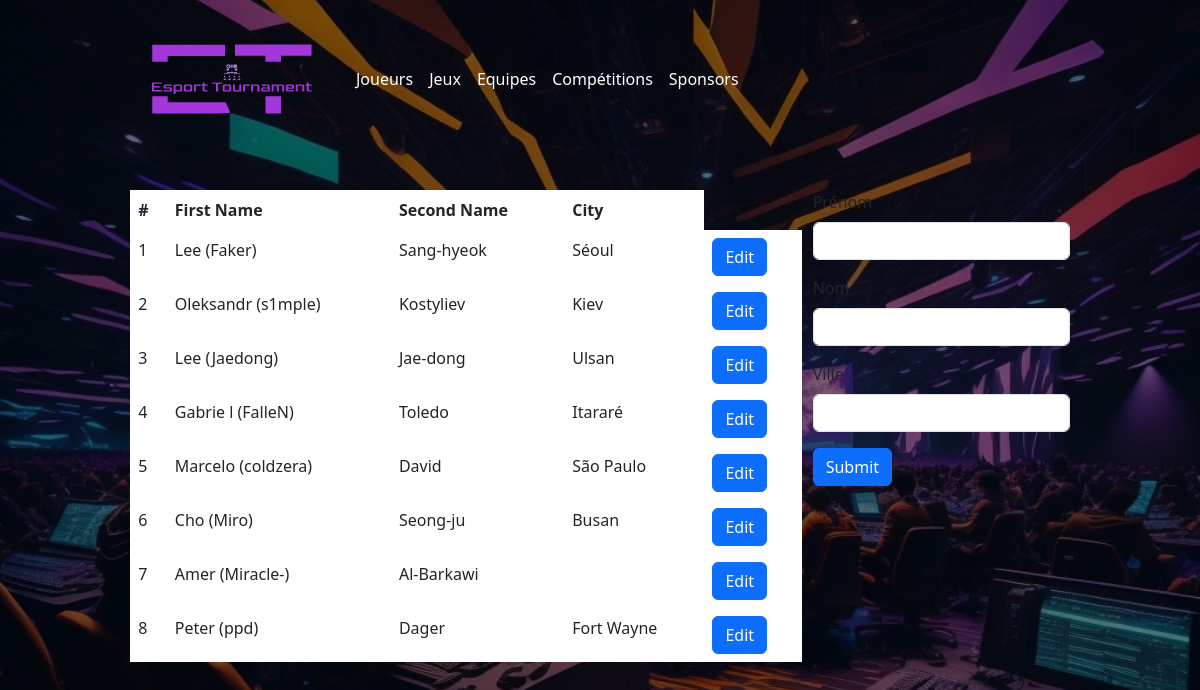
Page /player.php on the committed database.
### tables this page shows
CREATE TABLE IF NOT EXISTS player  ( 
    id INT(10) NOT NULL AUTO_INCREMENT,
    first_name VARCHAR(50),
    second_name VARCHAR(50),
    city VARCHAR(70),
    team_id INT(10),
    game_id INT(10),
    CONSTRAINT fk_player_team
    FOREIGN KEY (team_id) 
    REFERENCES team(id),
    CONSTRAINT fk_player_game
    FOREIGN KEY (game_id) 
    REFERENCES game(id),
    PRIMARY KEY (id)
);

### php/DBManager.php (called while the page is built, shortened)
<?php
class DBManager
{
    private $bdd;
    public function __construct()
    {
        try {
            $this->bdd = new PDO(
                'mysql:host=' . DB_HOST . ';dbname=' . DB_NAME . ';charset=' . DB_CHARSET,
                DB_USER,
                DB_PASSWORD
            );
        } catch (Exception $e) {
            die('Erreur : ' . $e->getMessage());
        }
    }
    public function getConnexion()
    {
        return $this->bdd;
    }
}
?>

### php/player/ManagerPlayer.php (called while the page is built, shortened)
<?php
$currentDir = __DIR__;
$root = dirname($currentDir, 2);
require($root . '/php/DBManager.php');
require($root . '/php/player/Player.php');
class ManagerPlayer extends DBManager
{
    public function getAllPlayer()
    {
        $res = $this->getConnexion()->query('SELECT * FROM player');
        $players = [];
        foreach ($res as $player) {
            $newPlayer = new Player;
            $newPlayer->setFirstname($player['first_name']);
            $newPlayer->setSecondname($player['second_name']);
            $newPlayer->setCity($player['city']);
            $newPlayer->setId($player['id']);
            $players[] = $newPlayer;
        }
        return $players;
    }
}
?>

### php/player/Player.php (called while the page is built)
<?php
class Player{
    private $firstname;
    private $secondname;
    private $city;
    private $id;
    public function getFirstname() {
        return $this->firstname;
    }
    public function setFirstname($firstname) {
        $this->firstname = $firstname;
    }
    public function getSecondname() {
        return $this->secondname;
    }
    public function setSecondname($secondame) {
        $this->secondname = $secondame;
    }
    public function getCity() {
        return $this->city;
    }
    public function setCity($city) {
        $this->city = $city;
    }
    public function getId() {
        return $this->id;
    }
    public function setId($id) {
        $this->id = $id;
    }
}
?>

### player.php (the view, shortened to what this page needs)
<?php
require('./php/player/ManagerPlayer.php');
$managerPlayer = new ManagerPlayer();
$allPlayers = $managerPlayer->getAllPlayer();
?>
<!DOCTYPE html>
<html lang="en">
<head>
    <link href="https://cdn.jsdelivr.net/npm/bootstrap@5.3.0-alpha3/dist/css/bootstrap.min.css" rel="stylesheet"
>
    <link rel="stylesheet" href="./styles/style.css">
</head>
<body>
    <div class="mainContainer d-flex flex-column mt-3">
        <?php
        include('./assets/navbar.php');
        ?>
        <div class="d-flex w-100 justify-content-evenly mt-5 contentWrapper">
            <table class="table table-hover table-borderless text-white">
                <thead>
                    <tr>
                        <th scope="col">#</th>
                        <th scope="col">First Name</th>
                        <th scope="col">Second Name</th>
                        <th scope="col">City</th>
                    </tr>
                </thead>
                <tbody>
                    <?php
                    $editPlayerId = null;
                    foreach ($allPlayers as $index => $player) {
                        $isEditMode = $editPlayerId == $player->getId();
                        echo '<tr custom-row>';
                        echo '<form method="post" action="' . ($isEditMode ? 'EditPlayer.php' : 'player.php') . '">';
                        echo '<td class="custom-cell">' . ($index + 1) . '</th>';
                        echo '<td class="custom-cell">';
                        if ($isEditMode) {
                            echo '<input type="text" name="first_name" value="' . $player->getFirstname() . '">';
                        } else {
                            echo $player->getFirstname();
                        }
                        echo '</td>';
                        echo '<td class="custom-cell">';
                        if ($isEditMode) {
                            echo '<input type="text" name="second_name" value="' . $player->getSecondname() . '">';
                        } else {
                            echo $player->getSecondname();
                        }
                        echo '</td>';
                        echo '<td class="custom-cell">';
                        if ($isEditMode) {
                            echo '<input type="text" name="city" value="' . $player->getCity() . '">';
                        } else {
                            echo $player->getCity();
                        }
                        echo '</td>';
                        if ($isEditMode) {
                            echo '<input type="hidden" name="id" value="' . $player->getId() . '">';
                            echo '<td class="action-row"><form method="post" action="EditPlayer.php">';
                            echo '<input type="hidden" name="action" value="update">';
                            echo '<input type="hidden" name="id" value="' . $player->getId() . '">';
                            echo '<button type="submit" class="btn btn-primary">Save</button>';
                            echo '</form></td>';
                            echo '<td class="action-row"><form method="post" action="EditPlayer.php">';
                            echo '<input type="hidden" name="action" value="delete">';
                            echo '<input type="hidden" name="id" value="' . $player->getId() . '">';
                            echo '<button type="submit" class="btn btn-danger">Delete</button>';
                            echo '</form><td>';
                            echo '<td class="action-row"><form method="post" action="player.php">';
                            echo '<button type="submit" class="btn btn-secondary">Cancel</button>';
                            echo '</form></td>';
                            echo '</form>';
                            echo '</tr>';
                            echo '<tr class="mobile-action-row">';
                            echo '<td colspan="3" class="mobile-action-cell">';
                            echo '<div class="mobile-action-container">';
                            echo '<form method="post" action="EditPlayer.php">';
                            echo '<input type="hidden" name="action" value="update">';
                            echo '<input type="hidden" name="id" value="' . $player->getId() . '">';
                            echo '<button type="submit" class="btn btn-primary">Save</button>';
                            echo '</form>';
                            echo '<form method="post" action="EditPlayer.php">';
                            echo '<input type="hidden" name="action" value="delete">';
                            echo '<input type="hidden" name="id" value="' . $player->getId() . '">';
                            echo '<button type="submit" class="btn btn-danger">Delete</button>';
                            echo '</form>';
                            echo '<form method="post" action="player.php">';
                            echo '<button type="submit" class="btn btn-secondary">Cancel</button>';
                            echo '</form>';
                            echo '</div>';
                            echo '</td>';
                            echo '</tr>';
                        } else {
                            echo '<td class="custom-cell action-row edit-cell"><button type="submit" class="btn btn-primary">Edit</button></td>';
                            echo '</form>';
                            echo '</tr>';
                        }
                    }
                    ?>
                </tbody>
            </table>
            <form action="./player.php" class="w-30" method="post">
                <div class="mb-3">
                    <label for="firstname" class="form-label">Prénom</label>
                    <input type="text" name="firstname" class="form-control" id="firstname"
                        aria-describedby="firstname">
                </div>
                <div class="mb-3">
                    <label for="secondname" class="form-label">Nom</label>
                    <input type="text" name="secondname" class="form-control" id="secondname"
                        aria-describedby="secondname">
                </div>
                <div class="mb-3">
                    <label for="city" class="form-label">Ville</label>
                    <input type="text" name="city" class="form-control" id="city" aria-describedby="city">
                </div>
                <button type="submit" class="btn btn-primary">Submit</button>
            </form>
        </div>
    </div>
</body>
</html>

### assets/navbar.php (shortened to what this page needs)
<nav class="navbar navbar-expand-lg w-100 bg-transparent">
    <div class="container-fluid">
        <a class="navbar-brand" href="./">
            <img class="logo" src="./assets/logo_purple.svg" alt="Logo Esport">
        </a>
        <div class="collapse navbar-collapse " id="navbarNav">
            <ul class="navbar-nav">
                <li class="nav-item">
                    <a class="nav-link active text-white" aria-current="page" href="./player.php">Joueurs</a>
                </li>
                <li class="nav-item">
                    <a class="nav-link text-white" href="./game.php">Jeux</a>
                </li>
                <li class="nav-item">
                    <a class="nav-link text-white" href="./team.php">Equipes</a>
                </li>
                <li class="nav-item">
                    <a class="nav-link text-white" href="./competition.php">Compétitions</a>
                </li>
                <li class="nav-item">
                    <a class="nav-link text-white" href="./index.php">Sponsors </a>
                </li>
            </ul>
        </div>
    </div>
</nav>

### styles/style.css (style rules this page uses)
body { display: flex; justify-content: center; align-items: center; }
.logo { width: 200px; height: 100px; }
.mainContainer { width: 80%; max-width: 1500px; display: flex; align-items: center; justify-content: center; }
.table { width: 70%; }

### rows in the picture
player: first_name "Lee (Faker)", second_name "Sang-hyeok", city "Séoul"
player: first_name "Oleksandr (s1mple)", second_name "Kostyliev", city "Kiev"
player: first_name "Lee (Jaedong)", second_name "Jae-dong", city "Ulsan"
player: first_name "Gabrie l (FalleN)", second_name "Toledo", city "Itararé"
player: first_name "Marcelo (coldzera)", second_name "David", city "São Paulo"
player: first_name "Cho (Miro)", second_name "Seong-ju", city "Busan"
player: first_name "Amer (Miracle-)", second_name "Al-Barkawi"
player: first_name "Peter (ppd)", second_name "Dager", city "Fort Wayne"
